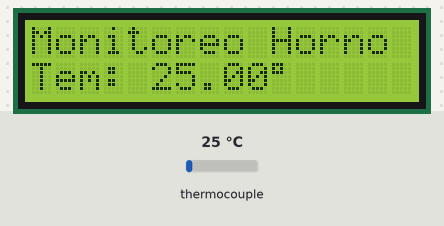
This sketch was run on a simulated Arduino Uno, built with avr-gcc and run on an emulated ATmega328P. On the bench: 16×2 character LCD. Inputs (shaded band) come from the test bench; at power-on: thermocouple 25 °C. What the sketch prints to the serial monitor is not drawn.

Above: at 1.2 s.
1.3 s: thermocouple set to 6 °C
At 2.8 s:
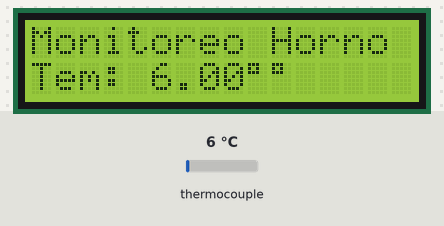
3.2 s: thermocouple set to 75 °C
At 4.1 s:
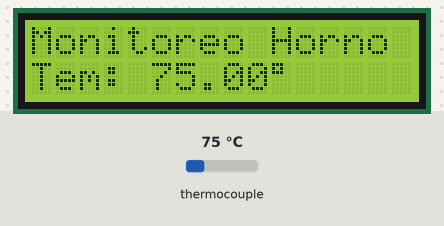
4.8 s: thermocouple set to 150 °C
At 5.5 s:
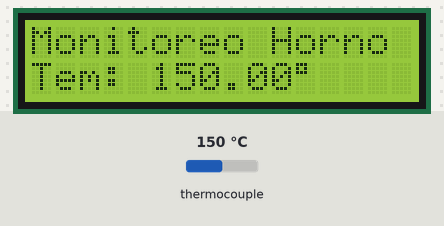
Timing chart, 0 to 7.8 s (numbered marks = the images above; inputs shaded):
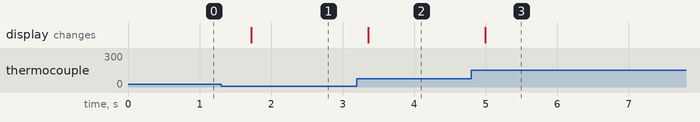

The sketch:

hornoTemp.ino
```cpp
#include <Wire.h>
#include <LiquidCrystal_I2C.h>
#include <max6675.h>

LiquidCrystal_I2C lcd(0x27,16,2);
MAX6675 thermo1(7, 6, 5);
float temp1;
String json;

void setup() {
  Serial.begin(9600);
  lcd.init();
  lcd.backlight();
  lcd.print("Monitoreo Horno");

}

void loop() {
  temp1 = thermo1.readCelsius();
  lcd.setCursor(0, 1);
  lcd.print("Tem: " + String(temp1) + (char)223);
  json = "{\"temp1\":" + String(temp1) + "}";
  Serial.println(json);
  delay(800);
  lcd.setCursor(0, 1);
  lcd.print("Tem: ");
}
```

Measured:
- after the input at 1.3 s, the display: changes after 0.42 s (image 1)
- after the input at 3.2 s, the display: changes after 0.16 s (image 2)
- after the input at 4.8 s, the display: changes after 0.20 s (image 3)
